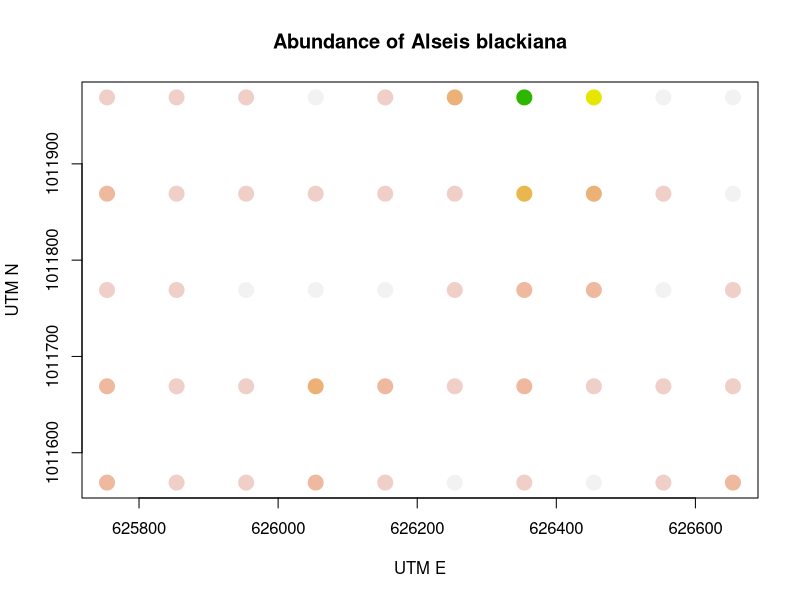
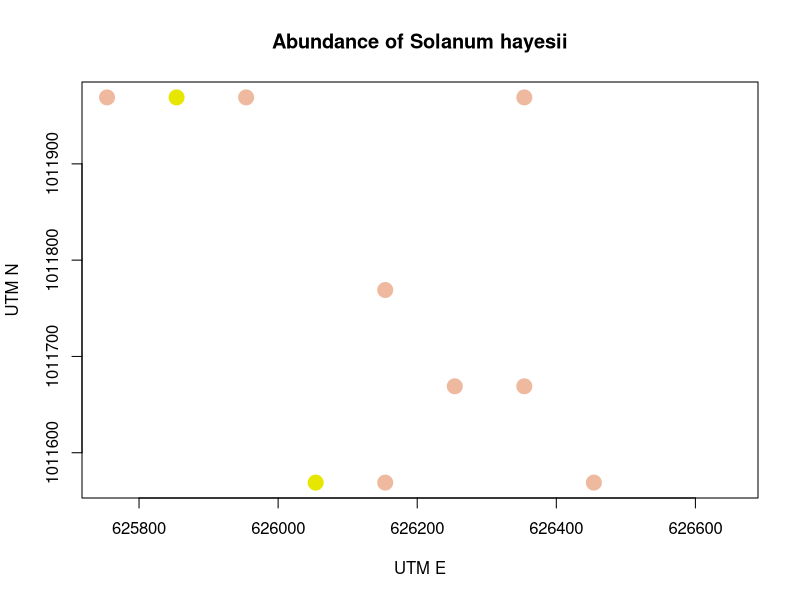
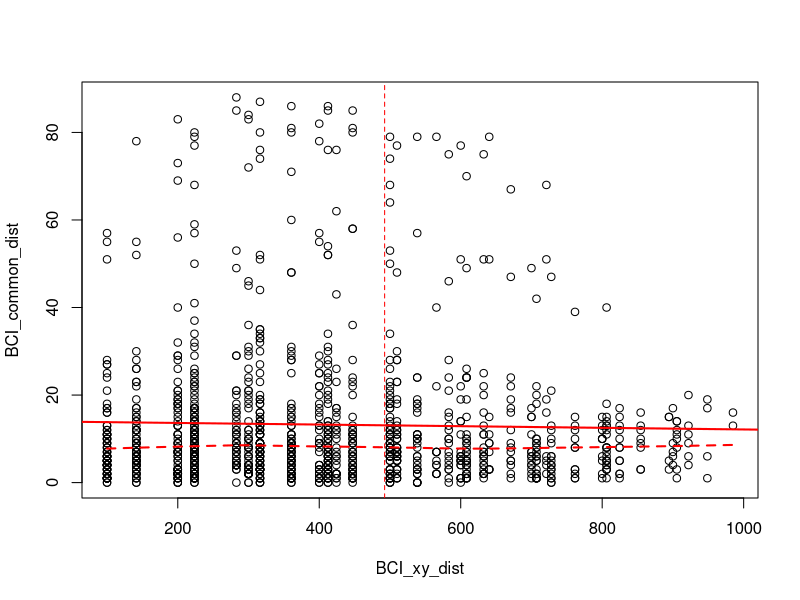
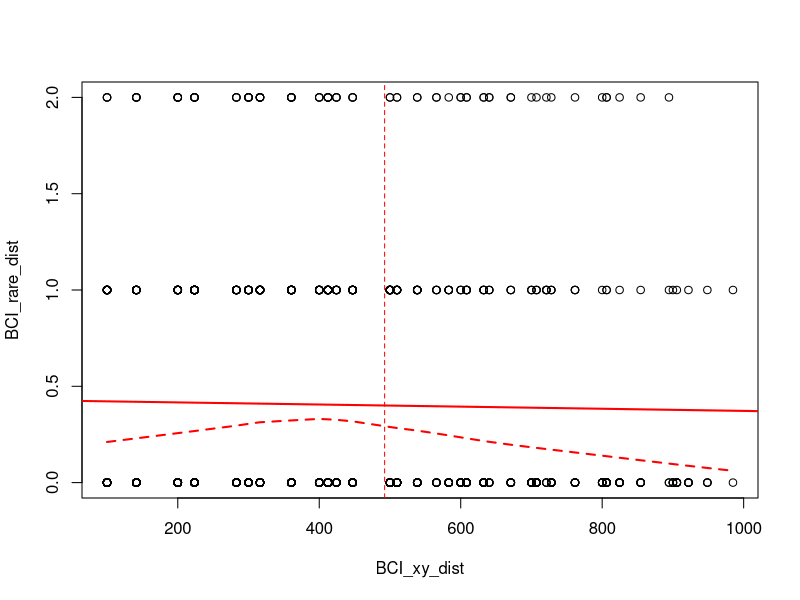
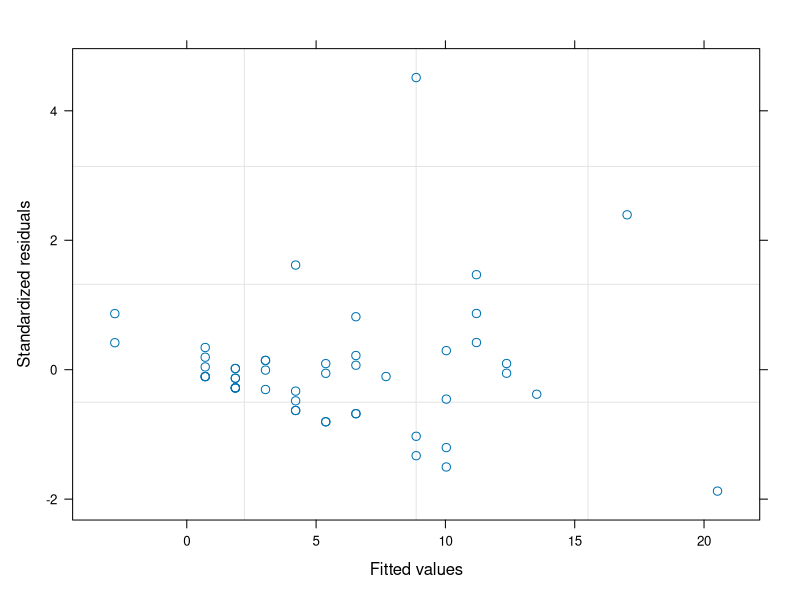
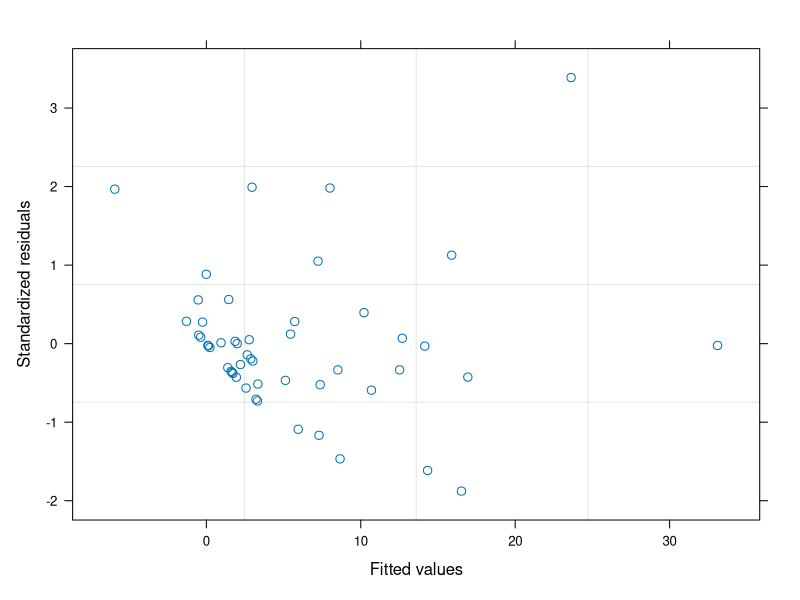
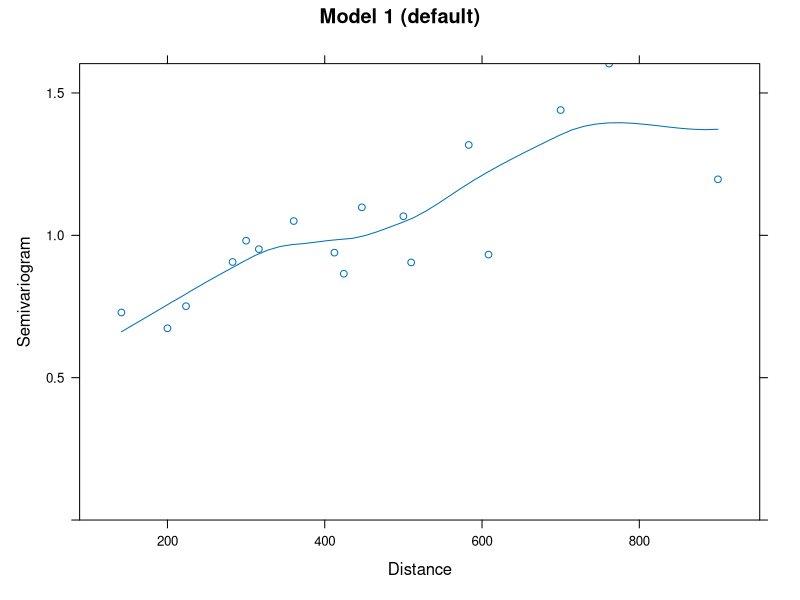
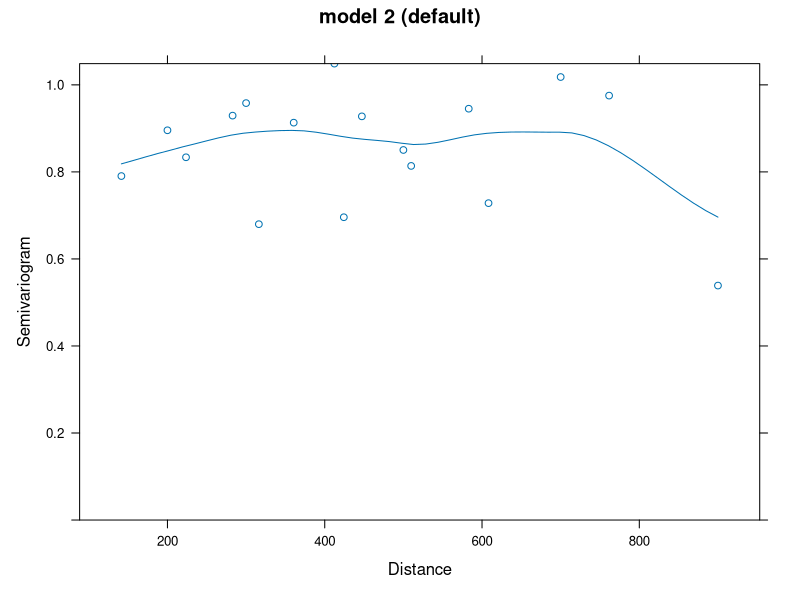

The R source for these figures, in order:
## ---- chunk 1
knitr::opts_chunk$set(echo = TRUE)
## ---- chunk 2
library(vegan)
library(nlme)
## ---- chunk 3
#build dataframe with x and y coordinates
data(BCI)
BCI_xy <- data.frame(x = rep(seq(625754, 626654, by=100), each=5), y = rep(seq(1011569,  1011969, by=100), len=50))

#identify a rare and common tree species in BCI dataset (I chose 'Solanum hayesii' as the rare species with 12 occurences, and 'Alseis blackiana' as the common species with 983 occurences)

sort(colSums(BCI))

BCI_rare <- BCI$Solanum.hayesii 
BCI_common <- BCI$Alseis.blackiana
## ---- chunk 4
#plot these species with spatial coordinates

col_brks = hist(BCI_common, plot=F)$breaks
col_indices = as.numeric(cut(BCI_common, col_brks))
cols = rev(terrain.colors(length(col_brks)))
plot(BCI_xy, cex=2, pch=19, col=cols[col_indices], ylab="UTM N", xlab="UTM E", main="Abundance of Alseis blackiana")

col_brks = hist(BCI_rare, plot=F)$breaks
col_indices = as.numeric(cut(BCI_rare, col_brks))
cols = rev(terrain.colors(length(col_brks)))
plot(BCI_xy, cex=2, pch=19, col=cols[col_indices], ylab="UTM N", xlab="UTM E", main="Abundance of Solanum hayesii")
## ---- chunk 5
#use dist() function to calculate distances among occurences in common and rare species
BCI_common_dist <- dist(BCI_common)
BCI_rare_dist <- dist(BCI_rare)
BCI_xy_dist <- dist(BCI_xy)

max_dist <- max(BCI_xy_dist)/2

#plot results
plot(BCI_xy_dist, BCI_common_dist)
abline(lm(BCI_common_dist ~ BCI_xy_dist), lwd=2, col='red')
lines(lowess(BCI_xy_dist, BCI_common_dist), lwd=2, lty=2, col='red')
abline(v = max_dist, col='red', lwd=1, lty=2)

plot(BCI_xy_dist, BCI_rare_dist)
abline(lm(BCI_rare_dist ~ BCI_xy_dist), lwd=2, col='red')
lines(lowess(BCI_xy_dist, BCI_rare_dist), lwd=2, lty=2, col='red')
abline(v = max_dist, col='red', lwd=1, lty=2)

#use mantel() function to test for correlation
mantel(BCI_xy_dist, BCI_common_dist)
mantel(BCI_xy_dist, BCI_rare_dist)
## ---- chunk 6
sp_ids <- c("Cordia.lasiocalyx", "Hirtella.triandra", "Picramnia.latifolia", "Quassia.amara", "Tabernaemontana.arborea", "Trattinnickia.aspera", "Xylopia.macrantha")
## ---- chunk 7
#create separate vectors for x and y coordinates

BCI_x <- BCI_xy$x
BCI_y <- BCI_xy$y

#create vectors for each species of interest

drysta <- BCI$Drypetes.standleyi
corlas <- BCI$Cordia.lasiocalyx
hirtri <- BCI$Hirtella.triandra
piclat <- BCI$Picramnia.latifolia
quaama <- BCI$Quassia.amara
tabarb <- BCI$Tabernaemontana.arborea
traasp <- BCI$Trattinnickia.aspera
xylmac <- BCI$Xylopia.macrantha
## ---- chunk 8
#Model 1: only include a single species as a predictor variable

BCI_gls_1 <- gls(drysta ~ corlas)
summary(BCI_gls_1)
plot(BCI_gls_1)

#Model 2: include all of the species as predictor variables

BCI_gls_2 <- gls(drysta ~ corlas + hirtri + piclat + quaama + tabarb + traasp + xylmac)
summary(BCI_gls_2)
plot(BCI_gls_2)
## ---- chunk 9
#update both models with exponentially distributed error terms

BCI_gls_1_exp <- update(BCI_gls_1, corr=corExp(form = ~ BCI_x + BCI_y))
BCI_gls_2_exp <- update(BCI_gls_2, corr=corExp(form = ~ BCI_x + BCI_y))

#plot variograms of models

plot(Variogram(BCI_gls_1, form= ~ BCI_x + BCI_y), main = "Model 1 (default)")
plot(Variogram(BCI_gls_2, form= ~ BCI_x + BCI_y), main = "model 2 (default)")

plot(Variogram(BCI_gls_1_exp, form= ~ BCI_x + BCI_y), main = "Model 1 (exponential error)")
plot(Variogram(BCI_gls_2_exp, form= ~ BCI_x + BCI_y), main = "Model 2 (exponential error)")
## ---- chunk 10
#compare fits of models with anova()

anova(BCI_gls_1, BCI_gls_1_exp)
anova(BCI_gls_2, BCI_gls_2_exp)
